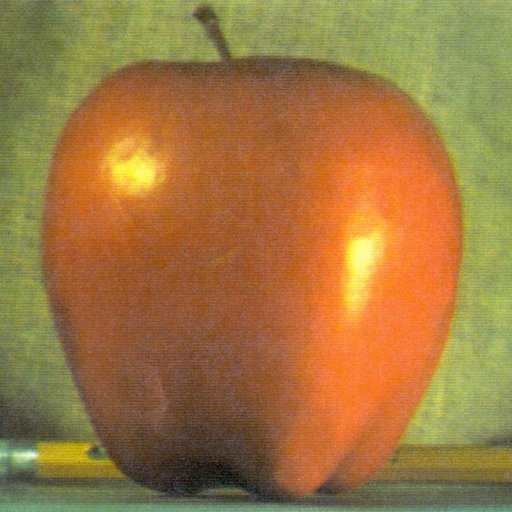
//> input picture apple.jpg, 512 x 512 px
$ ./histogramEqualization ../apple.jpg   (built with g++ and OpenCV 4)
//> lines starting //> are read from the running program, lines starting //| are printed output that depends on the picture; after the words box and inside, x2 and y2 are one past the last pixel; in counts of white or black regions, pixels touching at a corner belong together


#include <iostream>

#include <opencv2/core/core.hpp>

#include <opencv2/opencv.hpp>

#include<opencv2/imgproc/imgproc.hpp>


using namespace cv;

using namespace std;


int main(int argc, char* argv[])

{

    if (argc != 2) {

        printf("Enter exeFileName imageFileName\n");

    }


    Mat image = imread(argv[1], IMREAD_COLOR);
//> image is the input picture: 512 rows x 512 cols, CV_8UC3; mean B, G, R 64.8, 119.7, 159.1


    if (image.empty()) {

        cout << "Error: No Image to load" << endl;

    }


    Mat gr(image.rows, image.cols, CV_8UC1, Scalar(0));

    cvtColor(image, gr, COLOR_BGR2GRAY);
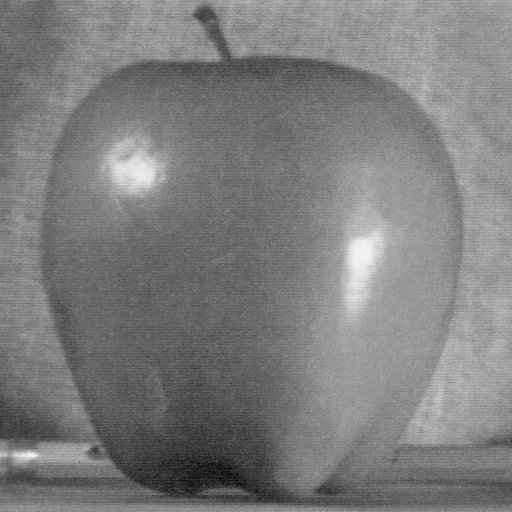
//> gr: 512 rows x 512 cols, CV_8UC1; min 7, max 248, mean 125.2


    // allcoate memory for all the intensity values

    int histogram[256];

    double prob[256];

    double cprob[256];

    int cNew[256];

    int equalizedHist[256];


    // initialize all intensity values to 0

    for (int i = 0; i < 256; i++)

    {

        histogram[i] = 0;

        prob[i] = 0.0;

        cprob[i] = 0.0;

        cNew[i] = 0;

        equalizedHist[i] = 0;


    }


    int t1 = 0;

    int t2 = 0;


    // calculate no of pixels for each intensities

    for (int i = 0; i < image.rows; i++)

    {

        for (int j = 0; j < image.cols; j++)

        {

            t1 = (int)gr.at<uchar>(i, j);

            histogram[t1] = histogram[t1] + 1;

        }

    }
//> this loop made 512 passes
//> t1 on passes 1 to 3: 158, 173, 169
//> after the loop, t1 = 134; histogram = 256 values, max 3896 at index 152, min 0 at index 0, mean 1024


    // [13 lines of commented-out code are left out]

    int N = gr.rows * gr.cols;
//> N = 262144


    //Calculate the probability of each intensity

    for (int i = 0; i < 256; i++) {

        prob[i] = (double)histogram[i] / N;

    }
//> after the loop, prob = 256 values, max 0.0149 at index 152, min 0 at index 0, mean 0.00391


    cprob[0] = prob[0];

    //Generate cumulative probability

    for (int i = 1; i < 256; i++) {

        cprob[i] = cprob[i - 1] + prob[i];

    }
//> after the loop, cprob = 256 values from 0 to 1


    /*for (int i = 0; i < 256; i++) {

        printf("%f\n", cprob[i]);

    }*/


    //Scale cumulative probability

    for (int i = 0; i < 256; i++) {

        cNew[i] = cvRound(cprob[i] * 255);

    }
//> after the loop, cNew = 256 values from 0 to 255


    Mat copy = gr.clone();


    int z;

    for (int k = 0; k < image.rows; k++)

    {

        for (int l = 0; l < image.cols; l++)

        {

            z = (int)cNew[gr.at<uchar>(k, l)];

            copy.at<uchar>(k, l) = (uchar)z;

        }

    }
//> this loop made 512 passes
//> z on passes 1 to 3: 228, 247, 245
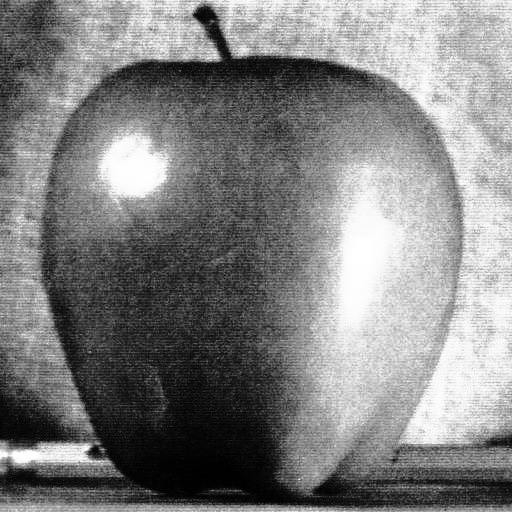
//> copy: 512 rows x 512 cols, CV_8UC1; min 0, max 255, mean 128.8
//> after the loop, z = 155


    for (int k = 0; k < image.rows; k++)

    {

        for (int l = 0; l < image.cols; l++)

        {

            t2 = (int)copy.at<uchar>(k, l);

            equalizedHist[t2] = equalizedHist[t2] + 1;

        }

    }
//> this loop made 512 passes
//> after the loop, t2 = 155; equalizedHist = 256 values, max 3896 at index 209, min 0 at index 26, mean 1024


    for (int i = 0; i < 256; i++) {

        printf("%d\n", equalizedHist[i]);

    }
//> this loop made 256 passes
//| 508
//| 1029
//| 879
//| 1165
//| 1025
//| 963
//| 1107
//| 848
//> (output is shown up to pass 8 of 256)


    int hist_w = 512;

    int hist_h = 400;


    //draw the histogram

    Mat histImage(hist_h, hist_w, CV_8UC1, Scalar(255));

    Mat orgImage(hist_h, hist_w, CV_8UC1, Scalar(255));


    int max = equalizedHist[0];
//> max = 508

    for (int i = 0; i < 256; i++) {

        if (max < equalizedHist[i]) {

            max = equalizedHist[i];

        }

    }
//> this loop made 256 passes
//> max on passes 2, 4, 14, 16, 28, 30, 31, 33, 35, 38, 40, 43: 1029, 1165, 1277, 1428, 1523, 1676, 1864, 1936, 2212, 2324, 2567, 2811
//> after the loop, max = 3896


    int omax = histogram[0];
//> omax = 0

    for (int i = 0; i < 256; i++) {

        if (omax < histogram[i]) {

            omax = histogram[i];

        }

    }
//> this loop made 256 passes
//> omax on passes 8, 11, 12, 13, 14, 15, 19, 20, 23, 25, 26, 27: 1, 3, 4, 6, 8, 12, 19, 26, 36, 43, 44, 48
//> after the loop, omax = 3896


    //normalize the histogram

    for (int i = 0; i < 256; i++) {

        equalizedHist[i] = ((double)equalizedHist[i] / max) * histImage.rows;

    }
//> after the loop, equalizedHist = 256 values, max 400 at index 209, min 0 at index 26, mean 104.9


    for (int i = 0; i < 256; i++) {

        histogram[i] = ((double)histogram[i] / omax) * orgImage.rows;

    }
//> after the loop, histogram = 256 values, max 400 at index 152, min 0 at index 0, mean 104.7


    int bin_w = cvRound((double)hist_w / 256);


    //draw intensity line for histogram

    for (int i = 0; i < 256; i++) {

        line(histImage, Point(bin_w * (i), hist_h), Point(bin_w * (i), hist_h - equalizedHist[i]), Scalar(0), 1, 8, 0);

    }
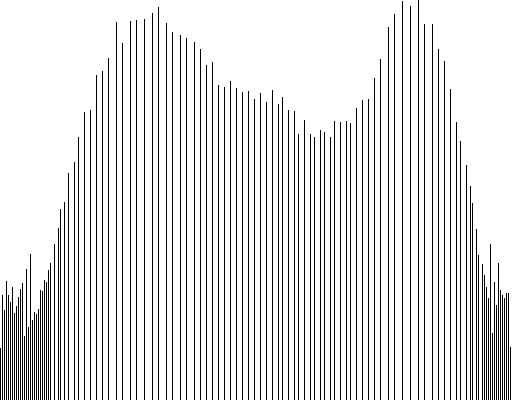
//> histImage: 400 rows x 512 cols, CV_8UC1; 86.9% white; black in thin lines or dots


    for (int i = 0; i < 256; i++) {

        line(orgImage, Point(bin_w * (i), hist_h), Point(bin_w * (i), hist_h - histogram[i]), Scalar(0), 1, 8, 0);

    }
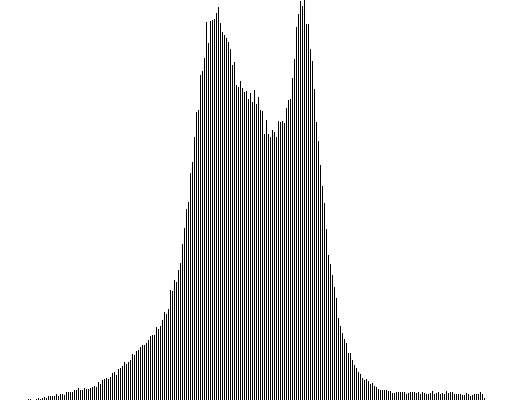
//> orgImage: 400 rows x 512 cols, CV_8UC1; 86.9% white; black in thin lines or dots, all inside (x1, y1, x2, y2) = (28, 0, 485, 400)


    namedWindow("Gray Image", 1);

    imshow("Gray Image", gr);


    namedWindow("Equalized Image", 1);

    imshow("Equalized Image", copy);


    namedWindow("Equalized histogram", 1);

    imshow("Equalized histogram", histImage);


    namedWindow("Original histogram", 1);

    imshow("Original histogram", orgImage);


    waitKey();

    gr.release();

    copy.release();

    histImage.release();

    orgImage.release();

    return 0;

}

$ run again, on low.jpg
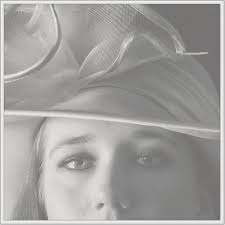
//> input picture low.jpg, 225 x 225 px
//> image is the input picture: 225 rows x 225 cols, CV_8UC3; mean B, G, R 158.2, 159.9, 160.6
//> the loop `for (int i = 0; i < image.rows; i++)` made 225 passes
//> t1 on passes 1 to 3: 202, 185, 183
//> after the loop `for (int i = 0; i < image.rows; i++)`: t1 = 218; histogram = 256 values, max 1851 at index 117, min 0 at index 0, mean 197.8
//> after the loop `for (int i = 0; i < 256; i++)`: prob = 256 values, max 0.0366 at index 117, min 0 at index 0, mean 0.00391
//> after the loop `for (int i = 1; i < 256; i++)`: cprob = 256 values from 0 to 1
//> after the loop `for (int i = 0; i < 256; i++)`: cNew = 256 values from 0 to 255
//> the loop `for (int k = 0; k < image.rows; k++)` made 225 passes
//> z on passes 1 to 3: 219, 193, 188
//> after the loop `for (int k = 0; k < image.rows; k++)`:
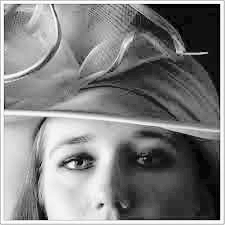
//> copy: 225 rows x 225 cols, CV_8UC1; min 0, max 255, mean 128.9
//> after the loop `for (int k = 0; k < image.rows; k++)`: z = 242
//> the loop `for (int k = 0; k < image.rows; k++)` made 225 passes
//> after the loop `for (int k = 0; k < image.rows; k++)`: equalizedHist = 256 values, max 1851 at index 16, min 0 at index 4, mean 197.8
//> the loop `for (int i = 0; i < 256; i++)` made 256 passes
//| 83
//| 191
//| 119
//| 285
//| 0
//> (output is shown up to pass 5 of 256)
//> `int max = equalizedHist[0];`: max = 83
//> the loop `for (int i = 0; i < 256; i++)` made 256 passes
//> max on passes 2, 4, 8, 17: 191, 285, 625, 1851
//> after the loop `for (int i = 0; i < 256; i++)`: max = 1851
//> `int omax = histogram[0];`: omax = 0
//> the loop `for (int i = 0; i < 256; i++)` made 256 passes
//> omax on passes 101, 107, 111, 115, 116, 117, 118: 2, 65, 75, 85, 285, 625, 1851
//> after the loop `for (int i = 0; i < 256; i++)`: omax = 1851
//> after the loop `for (int i = 0; i < 256; i++)`: equalizedHist = 256 values, max 400 at index 16, min 0 at index 4, mean 42.5
//> after the loop `for (int i = 0; i < 256; i++)`: histogram = 256 values, max 400 at index 117, min 0 at index 0, mean 42.45
//> after the loop `for (int i = 0; i < 256; i++)`:
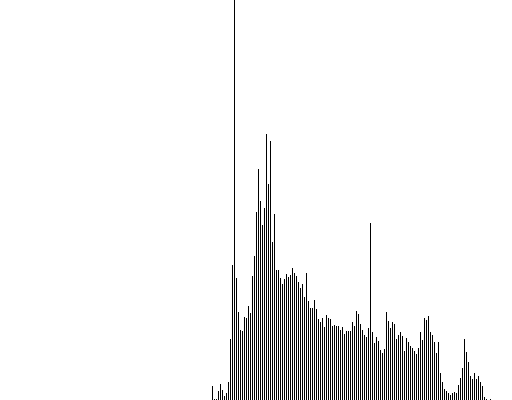
//> orgImage: 400 rows x 512 cols, CV_8UC1; 94.7% white; black in thin lines or dots, all inside (x1, y1, x2, y2) = (212, 0, 491, 400)
